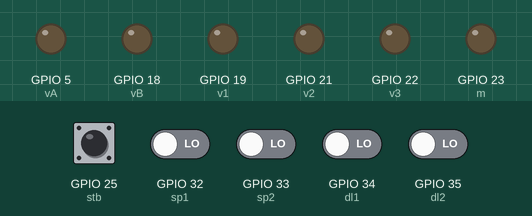
This sketch was run on a simulated ESP32. Parts: output pins drawn as LEDs (lit = HIGH). Inputs (shaded band) come from the test bench; at power-on: GPIO 25 (stb) HIGH, GPIO 32 (sp1), GPIO 33 (sp2), GPIO 34 (dl1), GPIO 35 (dl2) LOW.

Above: at 1.2 s.
1.3 s: GPIO 25 (stb) pulled LOW for 0.15 s
At 1.6 s:
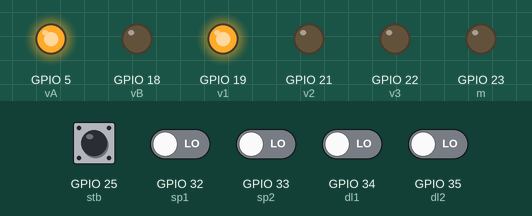
2.9 s: GPIO 32 (sp1) driven HIGH
At 4.1 s:
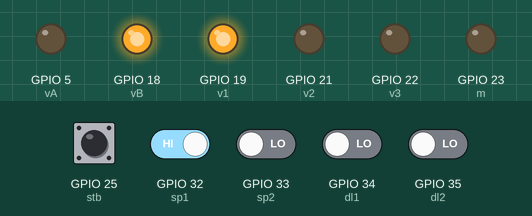
4.4 s: GPIO 35 (dl2) driven HIGH
At 5.2 s:
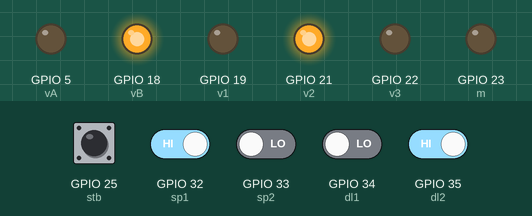
5.9 s: GPIO 33 (sp2) driven HIGH
At 6.4 s:
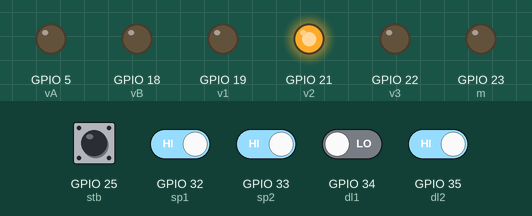
7.4 s: GPIO 32 (sp1) driven LOW
At 8.8 s:
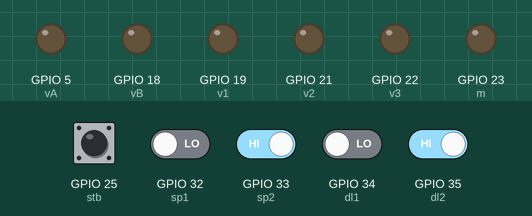
Timing chart, 0 to 9.9 s (numbered marks = the images above; inputs shaded):
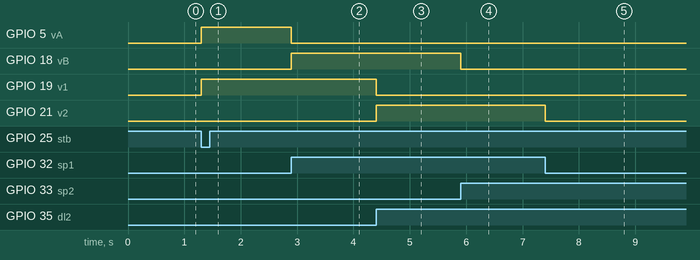

Measured:
- after the input at 1.3 s, GPIO 5 (vA), GPIO 19 (v1): LOW → HIGH at once
- after the input at 2.9 s, GPIO 5 (vA): HIGH → LOW at once; GPIO 18 (vB): LOW → HIGH at once
- after the input at 4.4 s, GPIO 19 (v1): HIGH → LOW at once; GPIO 21 (v2): LOW → HIGH at once
- after the input at 5.9 s, GPIO 18 (vB): HIGH → LOW at once
- after the input at 7.4 s, GPIO 21 (v2): HIGH → LOW at once

The sketch:

Actividad_01_Secuencia_de_mezclado.ino
```cpp
/*
Materia: RTOS

Equipo:
Abner Kalid Verde Padilla
Diego Perez Dominguez


-Este codigo se realizo con el uso de RTOS en una esp32

la secuencia automática de control de un sistema con varias válvulas y un motor, gestionados por sensores y un botón de inicio.

Se realizo una tarea para cada fase de nuestro sistema, en general todas las tareas son iguales, en el sentido de que encienden
cuando se cumple una condicion dada por una bandera y se apaga cuando hay un cambio en la bandera, por otro lado estas banderas hacen
que una tarea se pause o se le de continuidad, por lo que es necesario iniciar con todas las tareas pausadas y las vaiables y constantes
de igual forma. para pausar tareas se usa un taskHadle.

En este sistema se pueden hacer varias tareas secuencialmente en donde se inicia con dos valvulas abiertas y justamente esto se logra por
medio de las banderas usadas a lo largo del codigo.
*/


#if CONFIG_FREERTOS_UNICORE
  static const BaseType_t app_cpu = 0;
#else
  static const BaseType_t app_cpu = 1;
#endif

//Manejadores de tareas
static TaskHandle_t tra_vA = NULL;
static TaskHandle_t tra_vB = NULL;
static TaskHandle_t tra_v1 = NULL;
static TaskHandle_t tra_v2 = NULL;
static TaskHandle_t tra_m  = NULL;
static TaskHandle_t tra_v3 = NULL;

//Salidas
const int vA = 5;   // Válvula A
const int vB = 18;  // Válvula B
const int v1 = 19;  // Válvula 1
const int v2 = 21;  // Válvula 2
const int v3 = 22;  // Válvula 3 (desagüe)
const int m  = 23;  // Motor

//Entradas
const int sp1 = 32; // Sensor 1
const int sp2 = 33; // Sensor 2
const int dl1 = 34; // Sensor 3
const int dl2 = 35; // Sensor 4
const int stb = 25; // Botón inicio

//Variables de control
unsigned int a=0,b=0,c=0,d=0,e=0,f=0,g=0;

// Función inicial
void inicial(){
  digitalWrite(vA, LOW);
  digitalWrite(vB, LOW);
  digitalWrite(v1, LOW);
  digitalWrite(v2, LOW);
  digitalWrite(v3, LOW);
  digitalWrite(m, LOW);
}

// Tareas
void vAon(void *parameter){
  while(1){
    if(digitalRead(sp1) == LOW){
      digitalWrite(vA, HIGH);
    } else {
      digitalWrite(vA, LOW);
      a = 1;
    }
    vTaskDelay(pdMS_TO_TICKS(50));
  }
}

void vBon(void *parameter){
  while(1){
    int estado_sp1 = digitalRead(sp1);
    int estado_sp2 = digitalRead(sp2);

    if((estado_sp2 == LOW) && (estado_sp1 == HIGH)){
      digitalWrite(vB, HIGH);
    }
    else if ((estado_sp2 == HIGH) && (estado_sp1 == HIGH)){
      digitalWrite(vB, LOW);
      b = 1;
    }
    else digitalWrite(vB, LOW);

    vTaskDelay(pdMS_TO_TICKS(50));
  }
}

void v1on(void *parameter){
  while(1){
    if(digitalRead(dl2) == LOW) {
      digitalWrite(v1, HIGH);
    } else {
      digitalWrite(v1, LOW);
      c = 1;
    }
    vTaskDelay(pdMS_TO_TICKS(50));
  }
}

void v2on(void *parameter){
  while(1){
    int estado_sp1 = digitalRead(sp1);
    int estado_sp2 = digitalRead(sp2);

    if ((estado_sp2 == HIGH)&&(estado_sp1 == HIGH)){
      digitalWrite(v2, HIGH);
    }
    else if ((estado_sp2 == LOW)&&(estado_sp1 == HIGH)){
      digitalWrite(v2, HIGH);
    }
    else {
      digitalWrite(v2, LOW);
      d = 1;
    }
    vTaskDelay(pdMS_TO_TICKS(50));
  }
}

void mon(void *parameter){
  while(1){
    if(digitalRead(dl1) == HIGH) {
      digitalWrite(m, HIGH);
      vTaskDelay(pdMS_TO_TICKS(5000));   // motor 5s
      e = 1;
    }
    else digitalWrite(m, LOW);

    vTaskDelay(pdMS_TO_TICKS(50));
  }
}

void v3on(void *parameter){
  while(1){
    if ((digitalRead(dl2) == HIGH) && (e == 1)){
      digitalWrite(v3, HIGH);
      vTaskDelay(pdMS_TO_TICKS(5000));   // desagüe 5s
      f = 1;
    }
    else {
      digitalWrite(v3, LOW);
      inicial();
    }
    vTaskDelay(pdMS_TO_TICKS(50));
  }
}


void setup() {
  // Configuración salidas
  pinMode(vA, OUTPUT);
  pinMode(vB, OUTPUT);
  pinMode(v1, OUTPUT);
  pinMode(v2, OUTPUT);
  pinMode(v3, OUTPUT);
  pinMode(m, OUTPUT);

  // Configuración entradas
  pinMode(sp1, INPUT);
  pinMode(sp2, INPUT);
  pinMode(dl1, INPUT);
  pinMode(dl2, INPUT);
  pinMode(stb, INPUT_PULLUP);

  // Crear tareas
  xTaskCreatePinnedToCore(vAon, "vA", 2048, NULL, 1, &tra_vA, app_cpu);
  xTaskCreatePinnedToCore(vBon, "vB", 2048, NULL, 1, &tra_vB, app_cpu);
  xTaskCreatePinnedToCore(v1on, "v1", 2048, NULL, 1, &tra_v1, app_cpu);
  xTaskCreatePinnedToCore(v2on, "v2", 2048, NULL, 1, &tra_v2, app_cpu);
  xTaskCreatePinnedToCore(mon,  "m",  2048, NULL, 1, &tra_m,  app_cpu);
  xTaskCreatePinnedToCore(v3on, "v3", 2048, NULL, 1, &tra_v3, app_cpu);

  // Pausar tareas en estado inicial
  vTaskSuspend(tra_vA);
  vTaskSuspend(tra_vB);
  vTaskSuspend(tra_v1);
  vTaskSuspend(tra_v2);
  vTaskSuspend(tra_m);
  vTaskSuspend(tra_v3);

  inicial();
}


void loop() {
  bool stbr = digitalRead(stb); // botón activo en LOW
  if (stbr == LOW){   // pulsado
    g = 1;
  }

  if (g == 1){
    vTaskResume(tra_vA);
    vTaskResume(tra_v1);

    if (a==1){
      vTaskSuspend(tra_vA);
      vTaskResume(tra_vB);
    }
    if (b==1){
      vTaskSuspend(tra_vB);
      vTaskResume(tra_v1);
    }
    if (c==1){
      vTaskResume(tra_v2);
      vTaskSuspend(tra_v1);
    }
    if (d==1){
      vTaskResume(tra_m);
      vTaskSuspend(tra_v2);
    }
    if (e==1){
      vTaskResume(tra_v3);
      vTaskSuspend(tra_m);
    }
    if (f==1){
      vTaskSuspend(tra_v3);
      g=0;
    }
  }
  else {
    inicial();
  }
}
```
